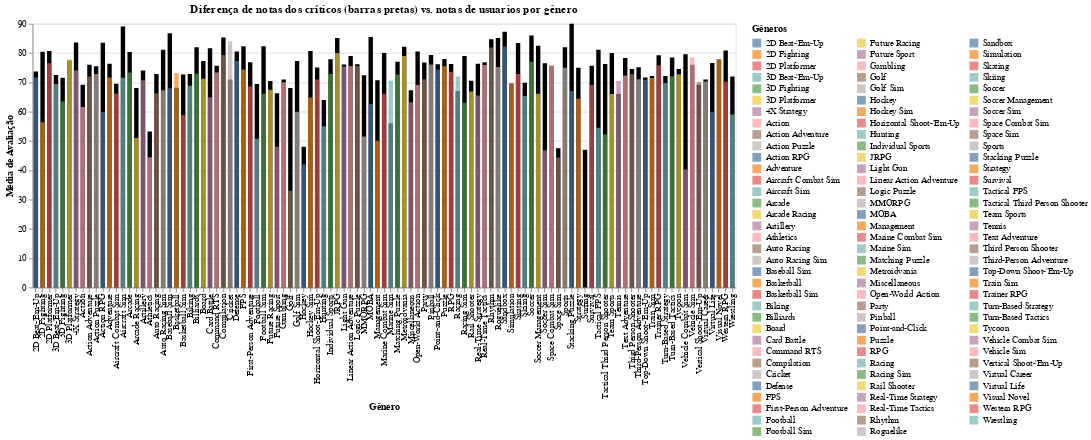

Write notebook code for a chart like this one.
### Code cell
graph_reviews.interactive()

### Figure 1 — Vega specification as saved in the notebook (floating-point values rounded to 4 significant figures)
{"$schema": "https://vega.github.io/schema/vega/v6.json", "data": [{"name": "param_a09b437189de8b26_store"}, {"name": "param_1e9efca18e7a2868_store"}, {"name": "source_0"}, {"name": "data_0", "values": [{"Genres": "Western RPG", "mean_Overall User Rating": 70.21}, {"Genres": "FPS", "mean_Overall User Rating": 74.4}, {"Genres": "Turn-Based Strategy", "mean_Overall User Rating": 69.8}, {"Genres": "Open-World Action", "mean_Overall User Rating": 69.1}, {"Genres": "JRPG", "mean_Overall User Rating": 80.03}, {"Genres": "Visual Novel", "mean_Overall User Rating": 77.69}, {"Genres": "Adventure", "mean_Overall User Rating": 71.63}, {"Genres": "Management", "mean_Overall User Rating": 50.09}, {"Genres": "Survival", "mean_Overall User Rating": 69.11}, {"Genres": "Space Combat Sim", "mean_Overall User Rating": 75.9}, {"Genres": "Action Adventure", "mean_Overall User Rating": 71.96}, {"Genres": "Matching Puzzle", "mean_Overall User Rating": 72.65}, {"Genres": "Train Sim", "mean_Overall User Rating": 71.51}, {"Genres": "Real-Time Strategy", "mean_Overall User Rating": 65.51}, {"Genres": "Strategy", "mean_Overall User Rating": 64.41}, {"Genres": "Action", "mean_Overall User Rating": 61.56}, {"Genres": "Action RPG", "mean_Overall User Rating": 59.89}, {"Genres": "Auto Racing", "mean_Overall User Rating": 66.3}, {"Genres": "2D Platformer", "mean_Overall User Rating": 76.55}, {"Genres": "Tactical FPS", "mean_Overall User Rating": 54.5}, {"Genres": "Puzzle", "mean_Overall User Rating": 75.49}, {"Genres": "MMORPG", "mean_Overall User Rating": 51.53}, {"Genres": "Third Person Shooter", "mean_Overall User Rating": 72.75}, {"Genres": "Future Sport", "mean_Overall User Rating": 48.01}, {"Genres": "Metroidvania", "mean_Overall User Rating": 79.02}, {"Genres": "Soccer Sim", "mean_Overall User Rating": 46.8}, {"Genres": "3D Beat-'Em-Up", "mean_Overall User Rating": 69.39}, {"Genres": "First-Person Adventure", "mean_Overall User Rating": 68.68}, {"Genres": "Tycoon", "mean_Overall User Rating": 72.72}, {"Genres": "Linear Action Adventure", "mean_Overall User Rating": 75.47}, {"Genres": "Point-and-Click", "mean_Overall User Rating": 74.41}, {"Genres": "Aircraft Sim", "mean_Overall User Rating": 71.6}, {"Genres": "Soccer Management", "mean_Overall User Rating": 66.14}, {"Genres": "Turn-Based Tactics", "mean_Overall User Rating": 72.05}, {"Genres": "Light Gun", "mean_Overall User Rating": 75.44}, {"Genres": "Auto Racing Sim", "mean_Overall User Rating": 67.29}, {"Genres": "Action Puzzle", "mean_Overall User Rating": 72.84}, {"Genres": "2D Fighting", "mean_Overall User Rating": 56.4}, {"Genres": "3D Platformer", "mean_Overall User Rating": 77.89}, {"Genres": "Top-Down Shoot-'Em-Up", "mean_Overall User Rating": 70.88}, {"Genres": "Third-Person Adventure", "mean_Overall User Rating": 71.09}, {"Genres": "RPG", "mean_Overall User Rating": 73.6}, {"Genres": "Command RTS", "mean_Overall User Rating": 73.4}, {"Genres": "Defense", "mean_Overall User Rating": 77.28}, {"Genres": "Party", "mean_Overall User Rating": 71.07}, {"Genres": "4X Strategy", "mean_Overall User Rating": 74.1}, {"Genres": "Artillery", "mean_Overall User Rating": 70.72}, {"Genres": "Vehicle Combat Sim", "mean_Overall User Rating": 40.25}, {"Genres": "Hunting", "mean_Overall User Rating": 55.0}, {"Genres": "Rhythm", "mean_Overall User Rating": 81.85}, {"Genres": "Simulation", "mean_Overall User Rating": 69.71}, {"Genres": "Tennis", "mean_Overall User Rating": 70.44}, {"Genres": "Marine Combat Sim", "mean_Overall User Rating": 66.1}, {"Genres": "Compilation", "mean_Overall User Rating": 79.37}, {"Genres": "Virtual Career", "mean_Overall User Rating": 70.28}, {"Genres": "MOBA", "mean_Overall User Rating": 62.58}, {"Genres": "Arcade Racing", "mean_Overall User Rating": 51.04}, {"Genres": "Tactical Third Person Shooter", "mean_Overall User Rating": 52.17}, {"Genres": "Golf Sim", "mean_Overall User Rating": 59.92}, {"Genres": "Card Battle", "mean_Overall User Rating": 64.92}, {"Genres": "Roguelike", "mean_Overall User Rating": 75.21}, {"Genres": "Virtual Life", "mean_Overall User Rating": 59.93}, {"Genres": "Football Sim", "mean_Overall User Rating": 66.12}, {"Genres": "Board", "mean_Overall User Rating": 71.25}, {"Genres": "Sandbox", "mean_Overall User Rating": 82.19}, {"Genres": "Future Racing", "mean_Overall User Rating": 67.43}, {"Genres": "Real-Time Tactics", "mean_Overall User Rating": 75.94}, {"Genres": "Miscellaneous", "mean_Overall User Rating": 63.19}, {"Genres": "Vertical Shoot-'Em-Up", "mean_Overall User Rating": 70.07}, {"Genres": "Horizontal Shoot-'Em-Up", "mean_Overall User Rating": 70.97}, {"Genres": "Basketball", "mean_Overall User Rating": 73.13}, {"Genres": "3D Fighting", "mean_Overall User Rating": 63.52}, {"Genres": "Soccer", "mean_Overall User Rating": 77.0}, {"Genres": "Space Sim", "mean_Overall User Rating": 44.31}, {"Genres": "Pinball", "mean_Overall User Rating": 76.11}, {"Genres": "Baseball Sim", "mean_Overall User Rating": 67.95}, {"Genres": "Skating", "mean_Overall User Rating": 72.86}, {"Genres": "Individual Sports", "mean_Overall User Rating": 72.82}, {"Genres": "Hockey Sim", "mean_Overall User Rating": 64.8}, {"Genres": "Aircraft Combat Sim", "mean_Overall User Rating": 66.21}, {"Genres": "Hockey", "mean_Overall User Rating": 42.0}, {"Genres": "2D Beat-'Em-Up", "mean_Overall User Rating": 71.68}, {"Genres": "Billiards", "mean_Overall User Rating": 73.0}, {"Genres": "Arcade", "mean_Overall User Rating": 73.32}, {"Genres": "Biking", "mean_Overall User Rating": 68.87}, {"Genres": "Basketball Sim", "mean_Overall User Rating": 58.85}, {"Genres": "Vehicle Sim", "mean_Overall User Rating": 78.59}, {"Genres": "Gambling", "mean_Overall User Rating": 70.0}, {"Genres": "Marine Sim", "mean_Overall User Rating": 70.5}, {"Genres": "Football", "mean_Overall User Rating": 50.77}, {"Genres": "Golf", "mean_Overall User Rating": 33.0}, {"Genres": "Racing", "mean_Overall User Rating": 72.0}, {"Genres": "Text Adventure", "mean_Overall User Rating": 72.33}, {"Genres": "Stacking Puzzle", "mean_Overall User Rating": 67.0}, {"Genres": "Athletics", "mean_Overall User Rating": 44.43}, {"Genres": "Racing Sim", "mean_Overall User Rating": 63.0}, {"Genres": "Sports", "mean_Overall User Rating": 75.0}, {"Genres": "Skiing", "mean_Overall User Rating": 65.32}, {"Genres": "Rail Shooter", "mean_Overall User Rating": 66.85}, {"Genres": "Wrestling", "mean_Overall User Rating": 59.0}, {"Genres": "Cricket", "mean_Overall User Rating": 84.0}, {"Genres": "Trainer RPG", "mean_Overall User Rating": 75.79}, {"Genres": "Team Sports", "mean_Overall User Rating": 66.0}, {"Genres": "Logic Puzzle", "mean_Overall User Rating": 75.6}]}, {"name": "data_1", "values": [{"Genres": "Western RPG", "mean_Overall Metascore": 80.86}, {"Genres": "FPS", "mean_Overall Metascore": 82.32}, {"Genres": "Turn-Based Strategy", "mean_Overall Metascore": 72.12}, {"Genres": "Open-World Action", "mean_Overall Metascore": 80.52}, {"Genres": "JRPG", "mean_Overall Metascore": 85.13}, {"Genres": "Visual Novel", "mean_Overall Metascore": 77.78}, {"Genres": "Adventure", "mean_Overall Metascore": 76.34}, {"Genres": "Management", "mean_Overall Metascore": 70.74}, {"Genres": "Survival", "mean_Overall Metascore": 75.63}, {"Genres": "Space Combat Sim", "mean_Overall Metascore": 75.54}, {"Genres": "Action Adventure", "mean_Overall Metascore": 75.99}, {"Genres": "Matching Puzzle", "mean_Overall Metascore": 77.06}, {"Genres": "Train Sim", "mean_Overall Metascore": 72.14}, {"Genres": "Real-Time Strategy", "mean_Overall Metascore": 76.32}, {"Genres": "Strategy", "mean_Overall Metascore": 75.02}, {"Genres": "Action", "mean_Overall Metascore": 69.21}, {"Genres": "Action RPG", "mean_Overall Metascore": 83.47}, {"Genres": "Auto Racing", "mean_Overall Metascore": 72.85}, {"Genres": "2D Platformer", "mean_Overall Metascore": 80.7}, {"Genres": "Tactical FPS", "mean_Overall Metascore": 81.12}, {"Genres": "Puzzle", "mean_Overall Metascore": 77.96}, {"Genres": "MMORPG", "mean_Overall Metascore": 72.45}, {"Genres": "Third Person Shooter", "mean_Overall Metascore": 74.57}, {"Genres": "Future Sport", "mean_Overall Metascore": 66.28}, {"Genres": "Metroidvania", "mean_Overall Metascore": 82.18}, {"Genres": "Soccer Sim", "mean_Overall Metascore": 76.49}, {"Genres": "3D Beat-'Em-Up", "mean_Overall Metascore": 72.52}, {"Genres": "First-Person Adventure", "mean_Overall Metascore": 76.84}, {"Genres": "Tycoon", "mean_Overall Metascore": 74.58}, {"Genres": "Linear Action Adventure", "mean_Overall Metascore": 79.02}, {"Genres": "Point-and-Click", "mean_Overall Metascore": 76.19}, {"Genres": "Aircraft Sim", "mean_Overall Metascore": 89.02}, {"Genres": "Soccer Management", "mean_Overall Metascore": 82.51}, {"Genres": "Turn-Based Tactics", "mean_Overall Metascore": 78.46}, {"Genres": "Light Gun", "mean_Overall Metascore": 76.09}, {"Genres": "Auto Racing Sim", "mean_Overall Metascore": 81.14}, {"Genres": "Action Puzzle", "mean_Overall Metascore": 75.47}, {"Genres": "2D Fighting", "mean_Overall Metascore": 80.47}, {"Genres": "3D Platformer", "mean_Overall Metascore": 77.55}, {"Genres": "Top-Down Shoot-'Em-Up", "mean_Overall Metascore": 71.61}, {"Genres": "Third-Person Adventure", "mean_Overall Metascore": 75.16}, {"Genres": "RPG", "mean_Overall Metascore": 76.26}, {"Genres": "Command RTS", "mean_Overall Metascore": 75.63}, {"Genres": "Defense", "mean_Overall Metascore": 80.54}, {"Genres": "Party", "mean_Overall Metascore": 76.73}, {"Genres": "4X Strategy", "mean_Overall Metascore": 83.58}, {"Genres": "Artillery", "mean_Overall Metascore": 74.05}, {"Genres": "Vehicle Combat Sim", "mean_Overall Metascore": 79.61}, {"Genres": "Hunting", "mean_Overall Metascore": 64.0}, {"Genres": "Rhythm", "mean_Overall Metascore": 84.67}, {"Genres": "Simulation", "mean_Overall Metascore": 69.6}, {"Genres": "Tennis", "mean_Overall Metascore": 65.99}, {"Genres": "Marine Combat Sim", "mean_Overall Metascore": 80.02}, {"Genres": "Compilation", "mean_Overall Metascore": 85.33}, {"Genres": "Virtual Career", "mean_Overall Metascore": 70.96}, {"Genres": "MOBA", "mean_Overall Metascore": 85.46}, {"Genres": "Arcade Racing", "mean_Overall Metascore": 68.1}, {"Genres": "Tactical Third Person Shooter", "mean_Overall Metascore": 76.28}, {"Genres": "Golf Sim", "mean_Overall Metascore": 77.24}, {"Genres": "Card Battle", "mean_Overall Metascore": 81.59}, {"Genres": "Roguelike", "mean_Overall Metascore": 85.16}, {"Genres": "Virtual Life", "mean_Overall Metascore": 76.6}, {"Genres": "Football Sim", "mean_Overall Metascore": 82.31}, {"Genres": "Board", "mean_Overall Metascore": 77.24}, {"Genres": "Sandbox", "mean_Overall Metascore": 87.23}, {"Genres": "Future Racing", "mean_Overall Metascore": 70.5}, {"Genres": "Real-Time Tactics", "mean_Overall Metascore": 76.88}, {"Genres": "Miscellaneous", "mean_Overall Metascore": 67.29}, {"Genres": "Vertical Shoot-'Em-Up", "mean_Overall Metascore": 69.14}, {"Genres": "Horizontal Shoot-'Em-Up", "mean_Overall Metascore": 75.08}, {"Genres": "Basketball", "mean_Overall Metascore": 68.13}, {"Genres": "3D Fighting", "mean_Overall Metascore": 71.53}, {"Genres": "Soccer", "mean_Overall Metascore": 86.0}, {"Genres": "Space Sim", "mean_Overall Metascore": 47.51}, {"Genres": "Pinball", "mean_Overall Metascore": 79.29}, {"Genres": "Baseball Sim", "mean_Overall Metascore": 86.77}, {"Genres": "Skating", "mean_Overall Metascore": 83.47}, {"Genres": "Individual Sports", "mean_Overall Metascore": 77.85}, {"Genres": "Hockey Sim", "mean_Overall Metascore": 80.7}, {"Genres": "Aircraft Combat Sim", "mean_Overall Metascore": 69.49}, {"Genres": "Hockey", "mean_Overall Metascore": 48.0}, {"Genres": "2D Beat-'Em-Up", "mean_Overall Metascore": 73.66}, {"Genres": "Billiards", "mean_Overall Metascore": 82.0}, {"Genres": "Arcade", "mean_Overall Metascore": 80.33}, {"Genres": "Biking", "mean_Overall Metascore": 72.84}, {"Genres": "Basketball Sim", "mean_Overall Metascore": 72.67}, {"Genres": "Vehicle Sim", "mean_Overall Metascore": 76.02}, {"Genres": "Gambling", "mean_Overall Metascore": 71.0}, {"Genres": "Marine Sim", "mean_Overall Metascore": 56.04}, {"Genres": "Football", "mean_Overall Metascore": 69.47}, {"Genres": "Golf", "mean_Overall Metascore": 68.05}, {"Genres": "Racing", "mean_Overall Metascore": 67.0}, {"Genres": "Text Adventure", "mean_Overall Metascore": 78.32}, {"Genres": "Stacking Puzzle", "mean_Overall Metascore": 90.0}, {"Genres": "Athletics", "mean_Overall Metascore": 53.23}, {"Genres": "Racing Sim", "mean_Overall Metascore": 79.0}, {"Genres": "Sports", "mean_Overall Metascore": 82.0}, {"Genres": "Skiing", "mean_Overall Metascore": 69.86}, {"Genres": "Rail Shooter", "mean_Overall Metascore": 70.54}, {"Genres": "Wrestling", "mean_Overall Metascore": 72.0}, {"Genres": "Surfing", "mean_Overall Metascore": 47.0}, {"Genres": "Cricket", "mean_Overall Metascore": 71.0}, {"Genres": "Trainer RPG", "mean_Overall Metascore": 79.25}, {"Genres": "Team Sports", "mean_Overall Metascore": 80.0}, {"Genres": "Logic Puzzle", "mean_Overall Metascore": 76.13}]}, {"name": "data_1_x_domain_Genres_0", "values": [{"Genres": "Western RPG"}, {"Genres": "FPS"}, {"Genres": "Turn-Based Strategy"}, {"Genres": "Open-World Action"}, {"Genres": "JRPG"}, {"Genres": "Visual Novel"}, {"Genres": "Adventure"}, {"Genres": "Management"}, {"Genres": "Survival"}, {"Genres": "Space Combat Sim"}, {"Genres": "Action Adventure"}, {"Genres": "Matching Puzzle"}, {"Genres": "Train Sim"}, {"Genres": "Real-Time Strategy"}, {"Genres": "Strategy"}, {"Genres": "Action"}, {"Genres": "Action RPG"}, {"Genres": "Auto Racing"}, {"Genres": "2D Platformer"}, {"Genres": "Tactical FPS"}, {"Genres": "Puzzle"}, {"Genres": "MMORPG"}, {"Genres": "Third Person Shooter"}, {"Genres": "Future Sport"}, {"Genres": "Metroidvania"}, {"Genres": "Soccer Sim"}, {"Genres": "3D Beat-'Em-Up"}, {"Genres": "First-Person Adventure"}, {"Genres": "Tycoon"}, {"Genres": "Linear Action Adventure"}, {"Genres": "Point-and-Click"}, {"Genres": "Aircraft Sim"}, {"Genres": "Soccer Management"}, {"Genres": "Turn-Based Tactics"}, {"Genres": "Light Gun"}, {"Genres": "Auto Racing Sim"}, {"Genres": "Action Puzzle"}, {"Genres": "2D Fighting"}, {"Genres": "3D Platformer"}, {"Genres": "Top-Down Shoot-'Em-Up"}, {"Genres": "Third-Person Adventure"}, {"Genres": "RPG"}, {"Genres": "Command RTS"}, {"Genres": "Defense"}, {"Genres": "Party"}, {"Genres": "4X Strategy"}, {"Genres": "Artillery"}, {"Genres": "Vehicle Combat Sim"}, {"Genres": "Hunting"}, {"Genres": "Rhythm"}, {"Genres": "Simulation"}, {"Genres": "Tennis"}, {"Genres": "Marine Combat Sim"}, {"Genres": "Compilation"}, {"Genres": "Virtual Career"}, {"Genres": "MOBA"}, {"Genres": "Arcade Racing"}, {"Genres": "Tactical Third Person Shooter"}, {"Genres": "Golf Sim"}, {"Genres": "Card Battle"}, {"Genres": "Roguelike"}, {"Genres": "Virtual Life"}, {"Genres": "Football Sim"}, {"Genres": "Board"}, {"Genres": "Sandbox"}, {"Genres": "Future Racing"}, {"Genres": "Real-Time Tactics"}, {"Genres": "Miscellaneous"}, {"Genres": "Vertical Shoot-'Em-Up"}, {"Genres": "Horizontal Shoot-'Em-Up"}, {"Genres": "Basketball"}, {"Genres": "3D Fighting"}, {"Genres": "Soccer"}, {"Genres": "Space Sim"}, {"Genres": "Pinball"}, {"Genres": "Baseball Sim"}, {"Genres": "Skating"}, {"Genres": "Individual Sports"}, {"Genres": "Hockey Sim"}, {"Genres": "Aircraft Combat Sim"}, {"Genres": "Hockey"}, {"Genres": "2D Beat-'Em-Up"}, {"Genres": "Billiards"}, {"Genres": "Arcade"}, {"Genres": "Biking"}, {"Genres": "Basketball Sim"}, {"Genres": "Vehicle Sim"}, {"Genres": "Gambling"}, {"Genres": "Marine Sim"}, {"Genres": "Football"}, {"Genres": "Golf"}, {"Genres": "Racing"}, {"Genres": "Text Adventure"}, {"Genres": "Stacking Puzzle"}, {"Genres": "Athletics"}, {"Genres": "Racing Sim"}, {"Genres": "Sports"}, {"Genres": "Skiing"}, {"Genres": "Rail Shooter"}, {"Genres": "Wrestling"}, {"Genres": "Surfing"}, {"Genres": "Cricket"}, {"Genres": "Trainer RPG"}, {"Genres": "Team Sports"}, {"Genres": "Logic Puzzle"}]}, {"name": "data_0_x_domain_Genres_1", "values": [{"Genres": "Western RPG"}, {"Genres": "FPS"}, {"Genres": "Turn-Based Strategy"}, {"Genres": "Open-World Action"}, {"Genres": "JRPG"}, {"Genres": "Visual Novel"}, {"Genres": "Adventure"}, {"Genres": "Management"}, {"Genres": "Survival"}, {"Genres": "Space Combat Sim"}, {"Genres": "Action Adventure"}, {"Genres": "Matching Puzzle"}, {"Genres": "Train Sim"}, {"Genres": "Real-Time Strategy"}, {"Genres": "Strategy"}, {"Genres": "Action"}, {"Genres": "Action RPG"}, {"Genres": "Auto Racing"}, {"Genres": "2D Platformer"}, {"Genres": "Tactical FPS"}, {"Genres": "Puzzle"}, {"Genres": "MMORPG"}, {"Genres": "Third Person Shooter"}, {"Genres": "Future Sport"}, {"Genres": "Metroidvania"}, {"Genres": "Soccer Sim"}, {"Genres": "3D Beat-'Em-Up"}, {"Genres": "First-Person Adventure"}, {"Genres": "Tycoon"}, {"Genres": "Linear Action Adventure"}, {"Genres": "Point-and-Click"}, {"Genres": "Aircraft Sim"}, {"Genres": "Soccer Management"}, {"Genres": "Turn-Based Tactics"}, {"Genres": "Light Gun"}, {"Genres": "Auto Racing Sim"}, {"Genres": "Action Puzzle"}, {"Genres": "2D Fighting"}, {"Genres": "3D Platformer"}, {"Genres": "Top-Down Shoot-'Em-Up"}, {"Genres": "Third-Person Adventure"}, {"Genres": "RPG"}, {"Genres": "Command RTS"}, {"Genres": "Defense"}, {"Genres": "Party"}, {"Genres": "4X Strategy"}, {"Genres": "Artillery"}, {"Genres": "Vehicle Combat Sim"}, {"Genres": "Hunting"}, {"Genres": "Rhythm"}, {"Genres": "Simulation"}, {"Genres": "Tennis"}, {"Genres": "Marine Combat Sim"}, {"Genres": "Compilation"}, {"Genres": "Virtual Career"}, {"Genres": "MOBA"}, {"Genres": "Arcade Racing"}, {"Genres": "Tactical Third Person Shooter"}, {"Genres": "Golf Sim"}, {"Genres": "Card Battle"}, {"Genres": "Roguelike"}, {"Genres": "Virtual Life"}, {"Genres": "Football Sim"}, {"Genres": "Board"}, {"Genres": "Sandbox"}, {"Genres": "Future Racing"}, {"Genres": "Real-Time Tactics"}, {"Genres": "Miscellaneous"}, {"Genres": "Vertical Shoot-'Em-Up"}, {"Genres": "Horizontal Shoot-'Em-Up"}, {"Genres": "Basketball"}, {"Genres": "3D Fighting"}, {"Genres": "Soccer"}, {"Genres": "Space Sim"}, {"Genres": "Pinball"}, {"Genres": "Baseball Sim"}, {"Genres": "Skating"}, {"Genres": "Individual Sports"}, {"Genres": "Hockey Sim"}, {"Genres": "Aircraft Combat Sim"}, {"Genres": "Hockey"}, {"Genres": "2D Beat-'Em-Up"}, {"Genres": "Billiards"}, {"Genres": "Arcade"}, {"Genres": "Biking"}, {"Genres": "Basketball Sim"}, {"Genres": "Vehicle Sim"}, {"Genres": "Gambling"}, {"Genres": "Marine Sim"}, {"Genres": "Football"}, {"Genres": "Golf"}, {"Genres": "Racing"}, {"Genres": "Text Adventure"}, {"Genres": "Stacking Puzzle"}, {"Genres": "Athletics"}, {"Genres": "Racing Sim"}, {"Genres": "Sports"}, {"Genres": "Skiing"}, {"Genres": "Rail Shooter"}, {"Genres": "Wrestling"}, {"Genres": "Cricket"}, {"Genres": "Trainer RPG"}, {"Genres": "Team Sports"}, {"Genres": "Logic Puzzle"}]}, {"name": "data_0_color_domain_Genres", "values": [{"Genres": "Western RPG"}, {"Genres": "FPS"}, {"Genres": "Turn-Based Strategy"}, {"Genres": "Open-World Action"}, {"Genres": "JRPG"}, {"Genres": "Visual Novel"}, {"Genres": "Adventure"}, {"Genres": "Management"}, {"Genres": "Survival"}, {"Genres": "Space Combat Sim"}, {"Genres": "Action Adventure"}, {"Genres": "Matching Puzzle"}, {"Genres": "Train Sim"}, {"Genres": "Real-Time Strategy"}, {"Genres": "Strategy"}, {"Genres": "Action"}, {"Genres": "Action RPG"}, {"Genres": "Auto Racing"}, {"Genres": "2D Platformer"}, {"Genres": "Tactical FPS"}, {"Genres": "Puzzle"}, {"Genres": "MMORPG"}, {"Genres": "Third Person Shooter"}, {"Genres": "Future Sport"}, {"Genres": "Metroidvania"}, {"Genres": "Soccer Sim"}, {"Genres": "3D Beat-'Em-Up"}, {"Genres": "First-Person Adventure"}, {"Genres": "Tycoon"}, {"Genres": "Linear Action Adventure"}, {"Genres": "Point-and-Click"}, {"Genres": "Aircraft Sim"}, {"Genres": "Soccer Management"}, {"Genres": "Turn-Based Tactics"}, {"Genres": "Light Gun"}, {"Genres": "Auto Racing Sim"}, {"Genres": "Action Puzzle"}, {"Genres": "2D Fighting"}, {"Genres": "3D Platformer"}, {"Genres": "Top-Down Shoot-'Em-Up"}, {"Genres": "Third-Person Adventure"}, {"Genres": "RPG"}, {"Genres": "Command RTS"}, {"Genres": "Defense"}, {"Genres": "Party"}, {"Genres": "4X Strategy"}, {"Genres": "Artillery"}, {"Genres": "Vehicle Combat Sim"}, {"Genres": "Hunting"}, {"Genres": "Rhythm"}, {"Genres": "Simulation"}, {"Genres": "Tennis"}, {"Genres": "Marine Combat Sim"}, {"Genres": "Compilation"}, {"Genres": "Virtual Career"}, {"Genres": "MOBA"}, {"Genres": "Arcade Racing"}, {"Genres": "Tactical Third Person Shooter"}, {"Genres": "Golf Sim"}, {"Genres": "Card Battle"}, {"Genres": "Roguelike"}, {"Genres": "Virtual Life"}, {"Genres": "Football Sim"}, {"Genres": "Board"}, {"Genres": "Sandbox"}, {"Genres": "Future Racing"}, {"Genres": "Real-Time Tactics"}, {"Genres": "Miscellaneous"}, {"Genres": "Vertical Shoot-'Em-Up"}, {"Genres": "Horizontal Shoot-'Em-Up"}, {"Genres": "Basketball"}, {"Genres": "3D Fighting"}, {"Genres": "Soccer"}, {"Genres": "Space Sim"}, {"Genres": "Pinball"}, {"Genres": "Baseball Sim"}, {"Genres": "Skating"}, {"Genres": "Individual Sports"}, {"Genres": "Hockey Sim"}, {"Genres": "Aircraft Combat Sim"}, {"Genres": "Hockey"}, {"Genres": "2D Beat-'Em-Up"}, {"Genres": "Billiards"}, {"Genres": "Arcade"}, {"Genres": "Biking"}, {"Genres": "Basketball Sim"}, {"Genres": "Vehicle Sim"}, {"Genres": "Gambling"}, {"Genres": "Marine Sim"}, {"Genres": "Football"}, {"Genres": "Golf"}, {"Genres": "Racing"}, {"Genres": "Text Adventure"}, {"Genres": "Stacking Puzzle"}, {"Genres": "Athletics"}, {"Genres": "Racing Sim"}, {"Genres": "Sports"}, {"Genres": "Skiing"}, {"Genres": "Rail Shooter"}, {"Genres": "Wrestling"}, {"Genres": "Cricket"}, {"Genres": "Trainer RPG"}, {"Genres": "Team Sports"}, {"Genres": "Logic Puzzle"}]}], "signals": [{"name": "unit", "value": {}, "on": [{"events": "pointermove", "update": "isTuple(group()) ? group() : unit"}]}, {"name": "param_a09b437189de8b26", "update": "vlSelectionResolve(\"param_a09b437189de8b26_store\", \"union\", true, true)"}, {"name": "param_1e9efca18e7a2868", "update": "vlSelectionResolve(\"param_1e9efca18e7a2868_store\", \"union\")"}, {"name": "param_a09b437189de8b26_tuple"}, {"name": "param_a09b437189de8b26_tuple_fields", "value": [{"type": "E", "field": "Genres"}]}, {"name": "param_a09b437189de8b26_toggle", "value": false, "on": [{"events": {"merge": [{"source": "view", "type": "click"}]}, "update": "event.shiftKey"}]}, {"name": "param_a09b437189de8b26_modify", "on": [{"events": {"signal": "param_a09b437189de8b26_tuple"}, "update": "modify(\"param_a09b437189de8b26_store\", param_a09b437189de8b26_toggle ? null : param_a09b437189de8b26_tuple, param_a09b437189de8b26_toggle ? null : true, param_a09b437189de8b26_toggle ? param_a09b437189de8b26_tuple : null)"}]}, {"name": "param_1e9efca18e7a2868_Genres", "on": [{"events": [{"source": "view", "type": "dblclick"}], "update": "null"}, {"events": {"signal": "param_1e9efca18e7a2868_translate_delta"}, "update": "panLinear(param_1e9efca18e7a2868_translate_anchor.extent_x, -param_1e9efca18e7a2868_translate_delta.x / width)"}, {"events": {"signal": "param_1e9efca18e7a2868_zoom_delta"}, "update": "zoomLinear(domain(\"x\"), param_1e9efca18e7a2868_zoom_anchor.x, param_1e9efca18e7a2868_zoom_delta)"}]}, {"name": "param_1e9efca18e7a2868_tuple", "on": [{"events": [{"signal": "param_1e9efca18e7a2868_Genres"}], "update": "param_1e9efca18e7a2868_Genres ? {unit: \"view_21f6ff736a92124b_0\", fields: param_1e9efca18e7a2868_tuple_fields, values: [param_1e9efca18e7a2868_Genres]} : null"}]}, {"name": "param_1e9efca18e7a2868_tuple_fields", "value": [{"field": "Genres", "channel": "x", "type": "E"}]}, {"name": "param_1e9efca18e7a2868_translate_anchor", "value": {}, "on": [{"events": [{"source": "scope", "type": "pointerdown"}], "update": "{x: x(unit), y: y(unit), extent_x: domain(\"x\")}"}]}, {"name": "param_1e9efca18e7a2868_translate_delta", "value": {}, "on": [{"events": [{"source": "window", "between": [{"source": "scope", "type": "pointerdown"}, {"source": "window", "type": "pointerup"}], "type": "pointermove", "consume": true}], "update": "{x: param_1e9efca18e7a2868_translate_anchor.x - x(unit), y: param_1e9efca18e7a2868_translate_anchor.y - y(unit)}"}]}, {"name": "param_1e9efca18e7a2868_zoom_anchor", "on": [{"events": [{"source": "scope", "consume": true, "type": "wheel"}], "update": "{x: invert(\"x\", x(unit)), y: invert(\"y\", y(unit))}"}]}, {"name": "param_1e9efca18e7a2868_zoom_delta", "on": [{"events": [{"source": "scope", "type": "wheel", "consume": true}], "update": "pow(1.001, event.deltaY * pow(16, event.deltaMode))", "force": true}]}, {"name": "param_1e9efca18e7a2868_modify", "on": [{"events": {"signal": "param_1e9efca18e7a2868_tuple"}, "update": "modify(\"param_1e9efca18e7a2868_store\", param_1e9efca18e7a2868_tuple, true)"}]}], "marks": [{"type": "rect", "name": "view_21f6ff736a92124b_0_marks", "from": {"data": "data_1"}, "encode": {"update": {"y2": {"value": 0, "scale": "y"}, "y": {"field": "mean_Overall Metascore", "scale": "y"}, "tooltip": {"signal": "{\"Gênero\": isValid(datum[\"Genres\"]) ? datum[\"Genres\"] : \"\"+datum[\"Genres\"], \"Média de Avaliação\": format(datum[\"mean_Overall Metascore\"], \"\")}"}, "xc": {"field": "Genres", "scale": "x", "band": 0.5}, "fill": {"value": "black"}, "width": [{"value": 5, "test": "!length(data(\"param_a09b437189de8b26_store\")) || vlSelectionTest(\"param_a09b437189de8b26_store\", datum)"}, {"value": 0}]}}, "style": ["bar"], "interactive": true}, {"type": "rect", "name": "layer_1_marks", "from": {"data": "data_0"}, "encode": {"update": {"y": {"field": "mean_Overall User Rating", "scale": "y"}, "fill": {"field": "Genres", "scale": "color"}, "tooltip": {"signal": "{\"Gênero\": isValid(datum[\"Genres\"]) ? datum[\"Genres\"] : \"\"+datum[\"Genres\"], \"Média de Avaliação\": format(datum[\"mean_Overall User Rating\"], \"\")}"}, "xc": {"field": "Genres", "scale": "x", "band": 0.5}, "width": [{"value": 5, "test": "!length(data(\"param_a09b437189de8b26_store\")) || vlSelectionTest(\"param_a09b437189de8b26_store\", datum)"}, {"value": 0}], "opacity": {"value": 0.7}, "y2": {"value": 0, "scale": "y"}}}, "interactive": true, "style": ["bar"]}], "scales": [{"name": "x", "type": "band", "domain": {"fields": [{"data": "data_1_x_domain_Genres_0", "field": "Genres"}, {"data": "data_0_x_domain_Genres_1", "field": "Genres"}], "sort": true}, "range": [0, {"signal": "width"}], "paddingInner": 0.1, "paddingOuter": 0.05}, {"name": "y", "type": "linear", "domain": {"fields": [{"data": "data_1", "field": "mean_Overall Metascore"}, {"data": "data_0", "field": "mean_Overall User Rating"}]}, "range": [{"signal": "height"}, 0], "nice": true, "zero": true}, {"name": "color", "type": "ordinal", "domain": {"data": "data_0_color_domain_Genres", "field": "Genres", "sort": true}, "range": "category"}], "axes": [{"scale": "y", "zindex": 0, "ticks": false, "aria": false, "grid": true, "orient": "left", "gridScale": "x", "minExtent": 0, "domain": false, "maxExtent": 0, "tickCount": {"signal": "ceil(height/40)"}, "labels": false}, {"scale": "x", "labelAngle": 270, "labelBaseline": "middle", "zindex": 0, "grid": false, "orient": "bottom", "title": "Gênero", "labelAlign": "right"}, {"scale": "y", "zindex": 0, "orient": "left", "grid": false, "title": "Média de Avaliação", "labelOverlap": true, "tickCount": {"signal": "ceil(height/40)"}}], "title": {"text": "Diferença de notas dos críticos (barras pretas) vs. notas de usuarios por gênero", "frame": "group"}, "legends": [{"columns": 3, "labelLimit": 120, "symbolLimit": 120, "title": "Gêneros", "fill": "color", "symbolType": "square", "encode": {"symbols": {"update": {"opacity": {"value": 0.7}}}}}], "height": 300, "padding": 5, "width": 800, "style": "cell", "background": "white"}
